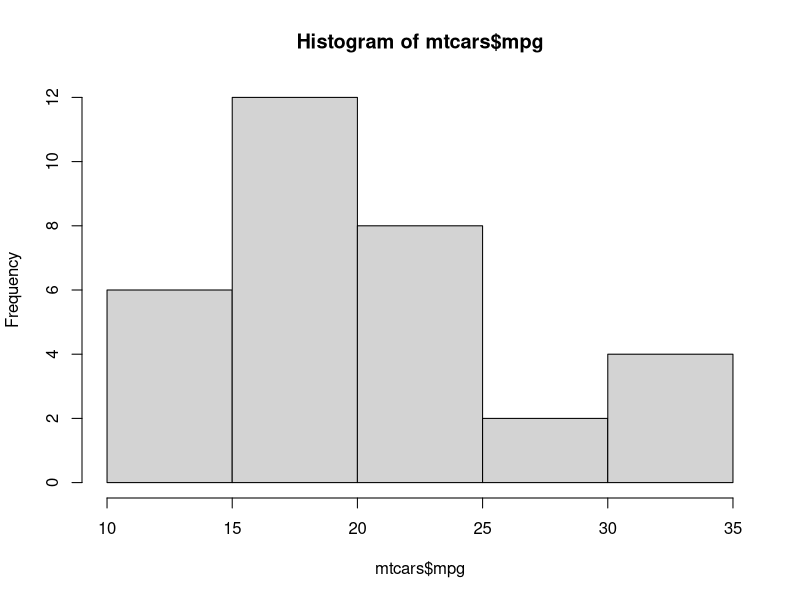
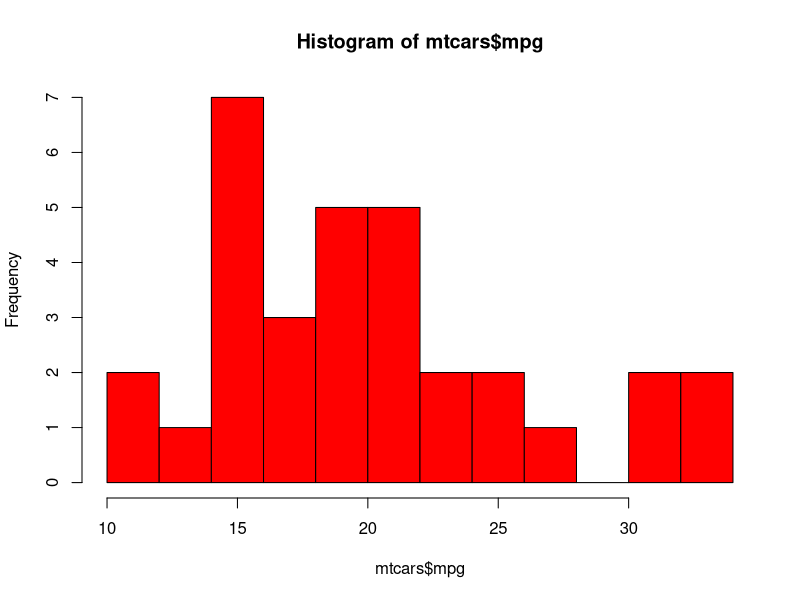
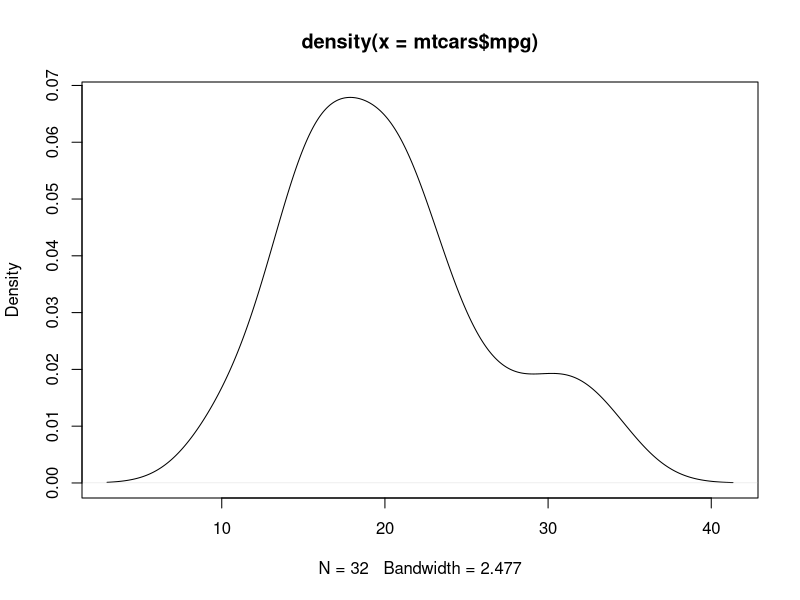
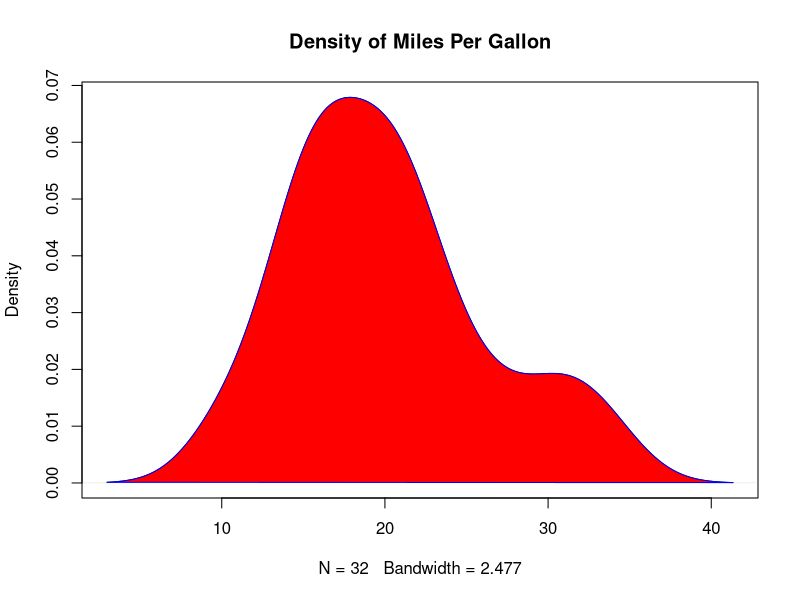
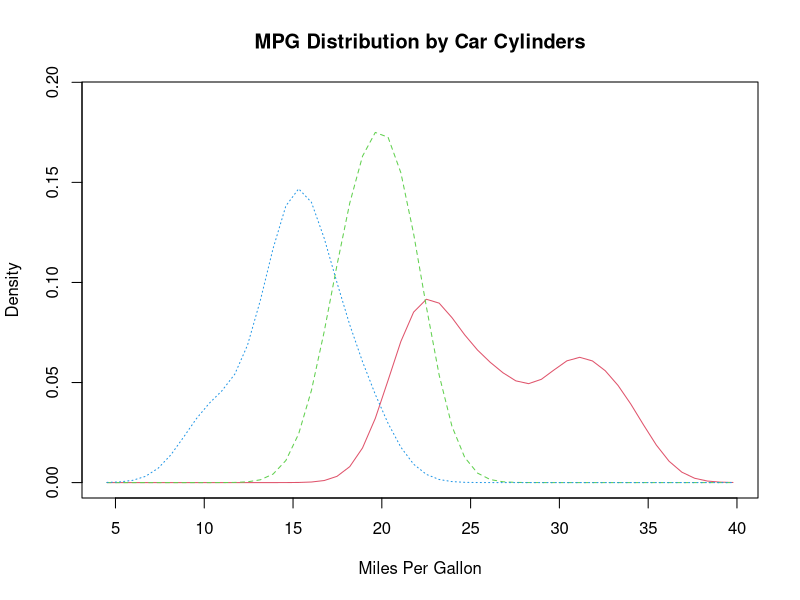
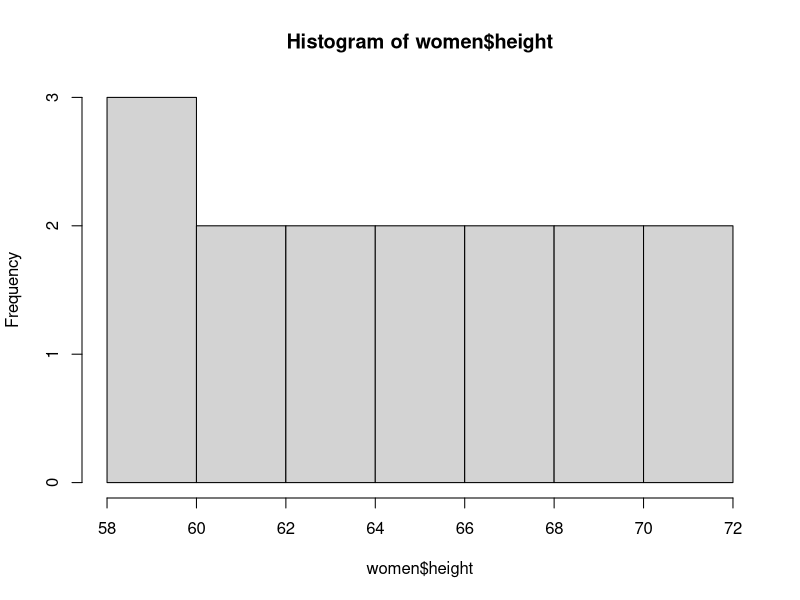
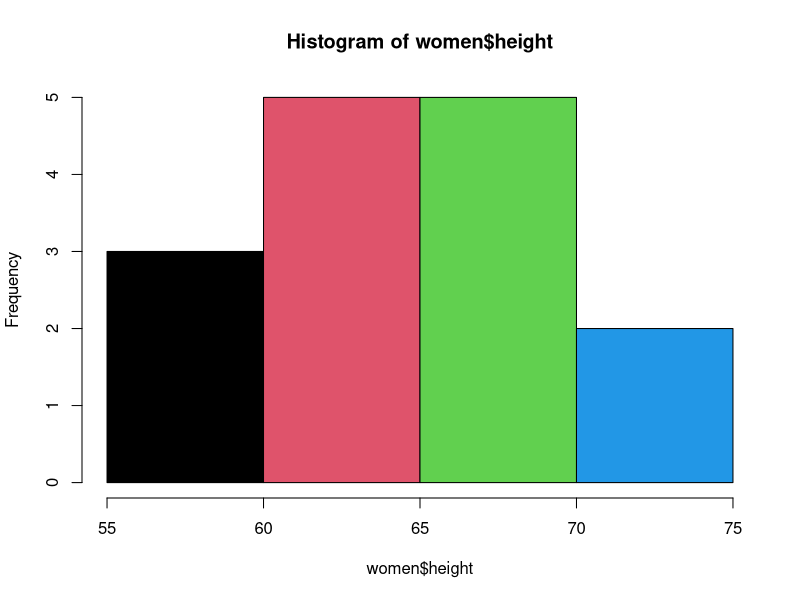
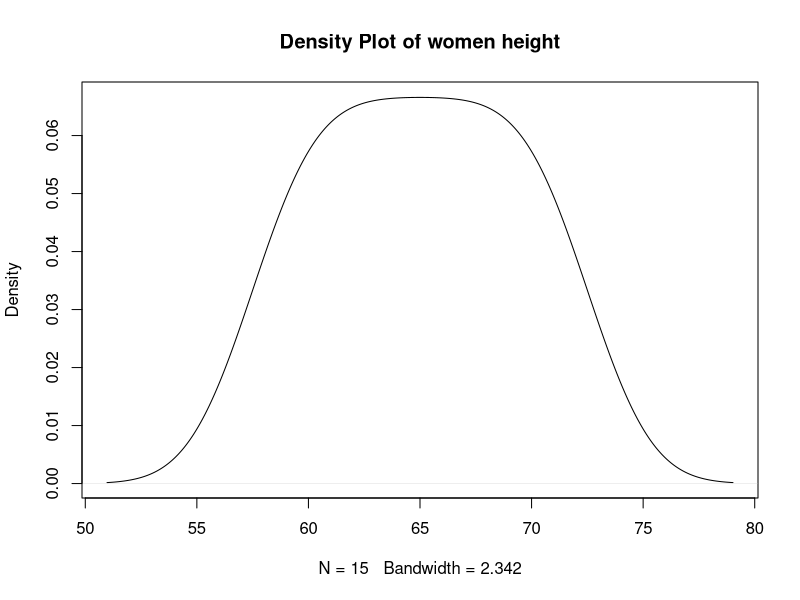

Source code (R) for these figures, in order:
#Histogram & Density Plots in R----
#We can build them using the hist() function available in base R.
# Simple Histogram
hist(mtcars$mpg)

# Colored Histogram with Different Number of Bins
hist(mtcars$mpg, breaks=10, col="red")

#Density plots:
#These plots are effective way to view the distribution of a variable.
d <- density(mtcars$mpg) # returns the density data 
plot(d) # plots the results

# Filled Density Plot
d <- density(mtcars$mpg)
plot(d, main="Density of Miles Per Gallon")
polygon(d, col="red", border="blue")

#Comparing groups via density.
#Compare MPG distributions for cars with 
#4,6, or 8 cylinders
#install.packages("sm")
library(sm)
attach(mtcars)

# create value labels 
cyl.f <- factor(cyl, levels= c(4,6,8),
                labels = c("4 cylinder", "6 cylinder", "8 cylinder")) 

# plot densities 
sm.density.compare(mpg, cyl, xlab="Miles Per Gallon")
title(main="MPG Distribution by Car Cylinders")

View(women)
#histogram
hist(women$height, freq=TRUE)  #3 women between 58 and 60
#no of breaks auto calculated.

hist(women$height, breaks=4, col=1:4)
#Density Plot
d <- density(women$height)
plot(d, main="Density Plot of women height")
